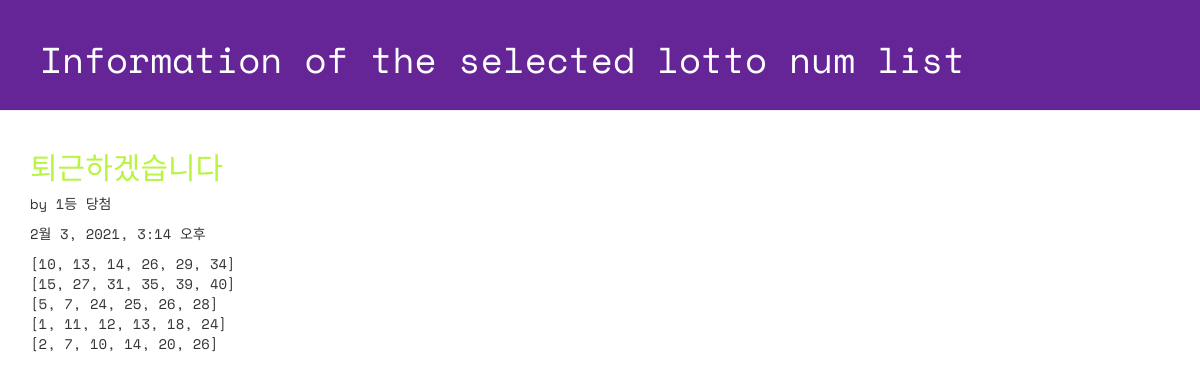
The app's page /lotto/4/detail with its own data.
### lotto/models.py (models this page shows, shortened)
class GuessNumbers(models.Model):
    name = models.CharField(max_length=24) #번호 리스트 이름
    text = models.CharField(max_length=255) #번호 리스트 설명
    lottos = models.CharField(max_length=255, default='[1, 2, 3, 4, 5, 6]') #번호가 담길 str
    num_lotto = models.IntegerField(default=5) #번호 set 개수
    update_date = models.DateTimeField()

### lotto/views.py (the view)
# urls.py: path('lotto/<int:lottokey>/detail', views.detail, name = 'detail'),
def detail(request, lottokey):
    lotto = GuessNumbers.objects.get(pk=lottokey) #pk = data 순서
    return render(request, 'lotto/detail.html', {'lotto':lotto})

### lotto/templates/lotto/detail.html (shortened to what this page needs)
<!DOCTYPE html>
{% load staticfiles %}
<html lang="ko">
<head>
 <link rel="stylesheet" href="//maxcdn.bootstrapcdn.com/bootstrap/3.2.0/css/bootstrap.min.css">
 <link rel="stylesheet" href="//maxcdn.bootstrapcdn.com/bootstrap/3.2.0/css/bootstrap-theme.min.css">
 <link rel="stylesheet" href="{% static 'css/lotto.css'%}">
</head>
<body>
 <div class="page-header">
   <h1>Information of the selected lotto num list</h1>
 </div>
 <div class="container lotto">
   <h2>{{ lotto.text }}</h2>
   <p> by {{ lotto.name }}</p>
   <p> {{ lotto.update_date }}</p>
   <p> {{ lotto.lottos | linebreaksbr }}</p>
 </div>
</body>
</html>

### lotto/static/css/lotto.css (style rules this page uses)
.page-header { background-color: #652596; margin-top: 0; padding: 20px 20px 20px 40px; font-family: 'Space Mono', monospace; }
.page-header h1 { color: #FFFFFF; }
.container { font-family: 'Space Mono', monospace; }
.container h2 { color: #B9F442; }

### records on screen
GuessNumbers: text "퇴근하겠습니다", name "1등 당첨", update_date "2월 3, 2021, 3:14 오후", lottos "[10, 13, 14, 26, 29, 34] [15, 27, 31, 35, 39, 40] [5, 7, 24, 25, 26, 28] [1, 11, 12, 13, 18, 24] [2, 7, 10, 14, 20, 26]"
